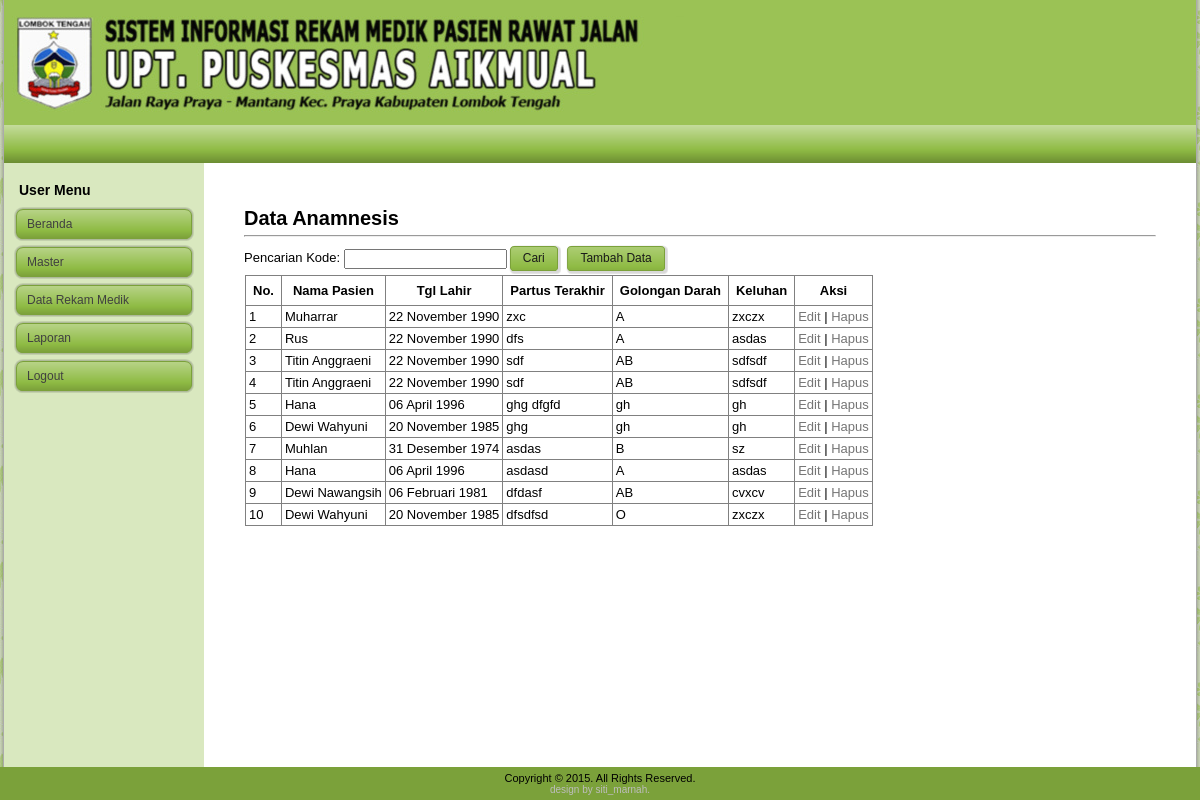
The page /home.php?hal=anamnesis (signed in) on the database its author committed.
### tables this page shows
CREATE TABLE IF NOT EXISTS `anamnesis` (
  `no_anamnesis` int(4) NOT NULL AUTO_INCREMENT,
  `no_pasien` varchar(4) NOT NULL,
  `pertus_terakhir` varchar(12) NOT NULL,
  `golongan_darah` varchar(2) NOT NULL,
  `keluhan` varchar(15) NOT NULL,
  `tanggal` date NOT NULL,
  `id_diagnosa1` int(3) NOT NULL,
  `id_diagnosa2` int(3) NOT NULL,
  `gpa` varchar(10) NOT NULL,
  `terapi` varchar(20) NOT NULL,
  `hpht` varchar(20) NOT NULL,
  `abosrtus_terakhir` varchar(20) NOT NULL,
  `rujukan` varchar(20) NOT NULL,
  `id_dokter` varchar(5) NOT NULL,
  `id_bulan` int(2) NOT NULL,
  PRIMARY KEY (`no_anamnesis`)
);

CREATE TABLE IF NOT EXISTS `pasien` (
  `no_pasien` int(3) NOT NULL AUTO_INCREMENT,
  `nama_pasien` varchar(30) NOT NULL,
  `tgl_lahir` date NOT NULL,
  `jenis_kelamin` varchar(1) NOT NULL,
  `pekerjaan` varchar(15) NOT NULL,
  `alamat` text NOT NULL,
  `telepon` varchar(15) NOT NULL,
  `status_bantuan` varchar(15) NOT NULL,
  PRIMARY KEY (`no_pasien`)
);

### konfig/fungsi_indotgl.php (called while the page is built, shortened)
<?php
	function tgl_indo($tgl){
			$tanggal = substr($tgl,8,2);
			$bulan = getBulan(substr($tgl,5,2));
			$tahun = substr($tgl,0,4);
			return $tanggal.' '.$bulan.' '.$tahun;
	}
	function getBulan($bln){
				switch ($bln){
					case 2:
						return "Februari";
						break;
					case 4:
						return "April";
						break;
					case 11:
						return "November";
						break;
					case 12:
						return "Desember";
						break;
				}
			}
?>

### hal/hal_anamnesis.php (the view, shortened to what this page needs)
<?php
switch($_GET[act]){
  default:
    echo "<div class='art-postmetadataheader'>
    <h2 class='art-postheader'> Data Anamnesis</h2><hr>
    </div>
	<form method=POST action='home.php?hal=anamnesis&act=cari'>
	<td align=right>Pencarian Kode</td><td>: <input type=text name=cari></td><td><span class='art-button-wrapper'>
      <span class='art-button-l'> </span>
      <span class='art-button-r'> </span>
      <input type='submit' name='Submit' class='art-button' value='Cari' />
    </span>
          <span class='art-button-wrapper'>
      <span class='art-button-l'> </span>
      <span class='art-button-r'> </span>
      <a href='?hal=anamnesis&act=tambahanamnesis' type='submit' name='Submit' class='art-button'>Tambah Data</a>
    </span></form>
		  ";
    $tampil=mysql_query("SELECT * FROM anamnesis order by no_anamnesis DESC");
	echo "<div class='art-postcontent'><table border=1>
          <tr><th>No.</th><th>Nama Pasien</th><th>Tgl Lahir</th><th>Partus Terakhir</th><th>Golongan Darah</th><th>Keluhan</th><th>Aksi</th></tr>";
	$no=1;
    while ($r=mysql_fetch_array($tampil)){
	$n=mysql_fetch_array(mysql_query("SELECT * FROM pasien where no_pasien='$r[no_pasien]'"));
	$tgl=tgl_indo($n[tgl_lahir]);
      echo "<tr><td align=center>$no</td>
            <td>$n[nama_pasien]</td>
			<td>$tgl</td>
			<td>$r[pertus_terakhir]</td>
			<td>$r[golongan_darah]</td>
			<td>$r[keluhan]</td>
			<td><a href='?hal=anamnesis&act=editanamnesis&id=$r[no_anamnesis]'> Edit</a> | <a href=./aksi.php?hal=anamnesis&act=hapus&id=$r[no_anamnesis]>Hapus</a></tr>";
			$no++;
    }
    echo "</table>";
	echo "</div>";
    break;
  }
?>

### style.css (style rules this page uses)
#art-main, table { font-family: Arial, Helvetica, Sans-Serif; font-style: normal; font-weight: normal; font-size: 13px; }
h1, h2, h3, h4, h5, h6, p, a, ul, ol, li { margin: 0; padding: 0; }
.art-postcontent, .art-postheadericons, .art-postfootericons, .art-blockcontent-body, ul.art-vmenu a { text-align: left; }
.art-postcontent, .art-postcontent li, .art-postcontent table, .art-postcontent a, .art-postcontent a:link, .art-postcontent a:visited, .art-postcontent a.visited, .art-postcontent a:hover, .art-postcontent a.hovered { font-family: Arial, Helvetica, Sans-Serif; }
.art-postcontent h1, .art-postcontent h1 a, .art-postcontent h1 a:link, .art-postcontent h1 a:visited, .art-postcontent h1 a:hover, .art-postcontent h2, .art-postcontent h2 a, .art-postcontent h2 a:link, .art-postcontent h2 a:visited, .art-postcontent h2 a:hover, .art-postcontent h3, .art-postcontent h3 a, .art-postcontent h3 a:link, .art-postcontent h3 a:visited, .art-postcontent h3 a:hover, .art-postcontent h4, .art-postcontent h4 a, .art-postcontent h4 a:link, .art-postcontent h4 a:visited, .art-postcontent h4 a:hover, .art-postcontent h5, .art-postcontent h5 a, .art-postcontent h5 a:link, .art-postcontent h5 a:visited, .art-postcontent h5 a:hover, .art-postcontent h6, .art-postcontent h6 a, .art-postcontent h6 a:link, .art-postcontent h6 a:visited, .art-postcontent h6 a:hover, .art-blockheader .t, .art-blockheader .t a, .art-blockheader .t a:link, .art-blockheader .t a:visited, .art-blockheader .t a:hover, .art-vmenublockheader .t, .art-vmenublockheader .t a, .art-vmenublockheader .t a:link, .art-vmenublockheader .t a:visited, .art-vmenublockheader .t a:hover, .art-logo-name, .art-logo-name a, .art-logo-name a:link, .art-logo-name a:visited, .art-logo-name a:hover, .art-logo-text, .art-logo-text a, .art-logo-text a:link, .art-logo-text a:visited, .art-logo-text a:hover, .art-postheader, .art-postheader a, .art-postheader a:link, .art-postheader a:visited, .art-postheader a:hover { font-family: Arial, Helvetica, Sans-Serif; font-style: normal; font-weight: bold; font-size: 22px; text-decoration: none; }
.art-postcontent a { text-decoration: none; color: #757575; }
.art-postcontent a:link { text-decoration: none; color: #757575; }
html, body { height:100%; }
body { padding: 0; margin:0; min-width: 700px; color: #000000; background-color: #B5D283; background-image: url('images/Bottom_texture.jpg'); background-repeat: repeat; background-attachment: fixed; background-position: top left; }
form { padding: 0 !important; margin: 0 !important; }
span.art-button-wrapper>a.art-button, span.art-button-wrapper>a.art-button:link, span.art-button-wrapper>input.art-button, span.art-button-wrapper>button.art-button { text-decoration: none; font-family: Arial, Helvetica, Sans-Serif; font-style: normal; font-weight: normal; font-size: 12px; position:relative; top:0; display: inline-block; vertical-align: middle; white-space: nowrap; text-align: center; color: #1A1A1A !important; width: auto; outline: none; border: none; background: none; line-height: 31px; height: 31px; margin: 0 !important; padding: 0 16px !important; overflow: visible; cursor: pointer; text-indent: 0; }
span.art-button-wrapper { vertical-align: middle; display: inline-block; position: relative; height: 31px; overflow: hidden; white-space: nowrap; text-indent: 0; width: auto; max-width:1920px; margin: 0; padding: 0; z-index: 0; }
input, select, textarea { vertical-align: middle; font-family: Arial, Helvetica, Sans-Serif; font-style: normal; font-weight: normal; font-size: 12px; }
span.art-button-wrapper>span.art-button-l, span.art-button-wrapper>span.art-button-r { display: block; position: absolute; top: 0; bottom: 0; margin: 0; padding: 0; background-image: url('images/button.png'); background-repeat: no-repeat; }
span.art-button-wrapper>span.art-button-l { left: 0; right: 10px; background-position: top left; }
span.art-button-wrapper>span.art-button-r { width: 10px; right: 0; background-position: top right; }
span.art-button-wrapper input { float: none !important; }
.art-article table, table.art-article { border-collapse: collapse; margin: 1px; }
.art-article th, .art-article td { padding: 3px; vertical-align: top; text-align: left; }
.art-article th { text-align: center; vertical-align: middle; padding: 7px; }
.art-postheader { color: #000000; margin: 5px 0; line-height: 1em; font-size: 20px; }

### rows shown on the page
anamnesis: pasien.nama_pasien "Muharrar", pasien.tgl_lahir "22 November 1990", pertus_terakhir "zxc", golongan_darah "A", keluhan "zxczx"
anamnesis: pasien.nama_pasien "Rus", pasien.tgl_lahir "22 November 1990", pertus_terakhir "dfs", golongan_darah "A", keluhan "asdas"
anamnesis: pasien.nama_pasien "Titin Anggraeni", pasien.tgl_lahir "22 November 1990", pertus_terakhir "sdf", golongan_darah "AB", keluhan "sdfsdf"
anamnesis: pasien.nama_pasien "Titin Anggraeni", pasien.tgl_lahir "22 November 1990", pertus_terakhir "sdf", golongan_darah "AB", keluhan "sdfsdf"
anamnesis: pasien.nama_pasien "Hana", pasien.tgl_lahir "06 April 1996", pertus_terakhir "ghg dfgfd", golongan_darah "gh", keluhan "gh"
anamnesis: pasien.nama_pasien "Dewi Wahyuni", pasien.tgl_lahir "20 November 1985", pertus_terakhir "ghg", golongan_darah "gh", keluhan "gh"
anamnesis: pasien.nama_pasien "Muhlan", pasien.tgl_lahir "31 Desember 1974", pertus_terakhir "asdas", golongan_darah "B", keluhan "sz"
anamnesis: pasien.nama_pasien "Hana", pasien.tgl_lahir "06 April 1996", pertus_terakhir "asdasd", golongan_darah "A", keluhan "asdas"
anamnesis: pasien.nama_pasien "Dewi Nawangsih", pasien.tgl_lahir "06 Februari 1981", pertus_terakhir "dfdasf", golongan_darah "AB", keluhan "cvxcv"
anamnesis: pasien.nama_pasien "Dewi Wahyuni", pasien.tgl_lahir "20 November 1985", pertus_terakhir "dfsdfsd", golongan_darah "O", keluhan "zxczx"
